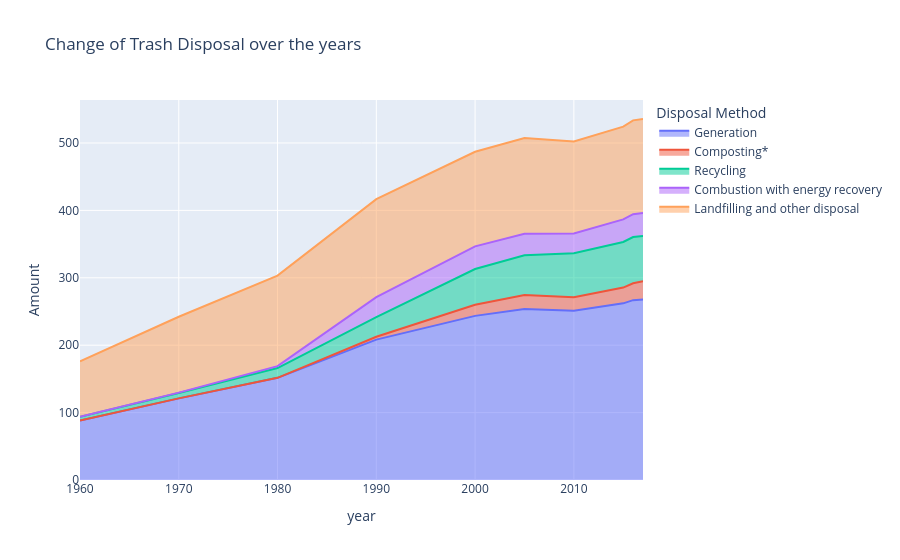

The code cell stored with this chart in its notebook:
### Markdown cell above
We can use a Stacked Bar Chart as an alternative to Animated Bar Chart

### Code cell
fig1 = px.area(df2,x='year',y='Value',color='Type',labels={'Value':'Amount','Type':'Disposal Method'},
               title='Change of Trash Disposal over the years')
fig1.show()

### Figure 1 — Plotly figure (JSON) as saved in the notebook; plotly's stock layout.template omitted (floating-point values rounded to 4 significant figures)
{"data": [{"fillpattern": {"shape": ""}, "hovertemplate": "Disposal Method=Generation<br>year=%{x}<br>Amount=%{y}<extra></extra>", "legendgroup": "Generation", "line": {"color": "#636efa"}, "marker": {"symbol": "circle"}, "mode": "lines", "name": "Generation", "orientation": "v", "showlegend": true, "stackgroup": "1", "type": "scatter", "x": [1960, 1970, 1980, 1990, 2000, 2005, 2010, 2015, 2016, 2017], "xaxis": "x", "y": [88.1, 121.1, 151.6, 208.3, 243.5, 253.7, 251.1, 262.1, 266.8, 267.8], "yaxis": "y"}, {"fillpattern": {"shape": ""}, "hovertemplate": "Disposal Method=Composting*<br>year=%{x}<br>Amount=%{y}<extra></extra>", "legendgroup": "Composting*", "line": {"color": "#EF553B"}, "marker": {"symbol": "circle"}, "mode": "lines", "name": "Composting*", "orientation": "v", "showlegend": true, "stackgroup": "1", "type": "scatter", "x": [1960, 1970, 1980, 1990, 2000, 2005, 2010, 2015, 2016, 2017], "xaxis": "x", "y": [NaN, NaN, NaN, 4.2, 16.5, 20.6, 20.2, 23.4, 25.1, 27.0], "yaxis": "y"}, {"fillpattern": {"shape": ""}, "hovertemplate": "Disposal Method=Recycling<br>year=%{x}<br>Amount=%{y}<extra></extra>", "legendgroup": "Recycling", "line": {"color": "#00cc96"}, "marker": {"symbol": "circle"}, "mode": "lines", "name": "Recycling", "orientation": "v", "showlegend": true, "stackgroup": "1", "type": "scatter", "x": [1960, 1970, 1980, 1990, 2000, 2005, 2010, 2015, 2016, 2017], "xaxis": "x", "y": [5.6, 8.0, 14.5, 29.0, 53.0, 59.2, 65.3, 67.6, 68.6, 67.2], "yaxis": "y"}, {"fillpattern": {"shape": ""}, "hovertemplate": "Disposal Method=Combustion with energy recovery<br>year=%{x}<br>Amount=%{y}<extra></extra>", "legendgroup": "Combustion with energy recovery", "line": {"color": "#ab63fa"}, "marker": {"symbol": "circle"}, "mode": "lines", "name": "Combustion with energy recovery", "orientation": "v", "showlegend": true, "stackgroup": "1", "type": "scatter", "x": [1960, 1970, 1980, 1990, 2000, 2005, 2010, 2015, 2016, 2017], "xaxis": "x", "y": [0.0, 0.5, 2.8, 29.8, 33.7, 31.7, 29.3, 33.5, 33.9, 34.0], "yaxis": "y"}, {"fillpattern": {"shape": ""}, "hovertemplate": "Disposal Method=Landfilling and other disposal<br>year=%{x}<br>Amount=%{y}<extra></extra>", "legendgroup": "Landfilling and other disposal", "line": {"color": "#FFA15A"}, "marker": {"symbol": "circle"}, "mode": "lines", "name": "Landfilling and other disposal", "orientation": "v", "showlegend": true, "stackgroup": "1", "type": "scatter", "x": [1960, 1970, 1980, 1990, 2000, 2005, 2010, 2015, 2016, 2017], "xaxis": "x", "y": [82.5, 112.6, 134.3, 145.3, 140.3, 142.2, 136.3, 137.6, 139.2, 139.6], "yaxis": "y"}], "layout": {"legend": {"title": {"text": "Disposal Method"}, "tracegroupgap": 0}, "title": {"text": "Change of Trash Disposal over the years"}, "xaxis": {"anchor": "y", "domain": [0, 1], "title": {"text": "year"}}, "yaxis": {"anchor": "x", "domain": [0, 1], "title": {"text": "Amount"}}}}
